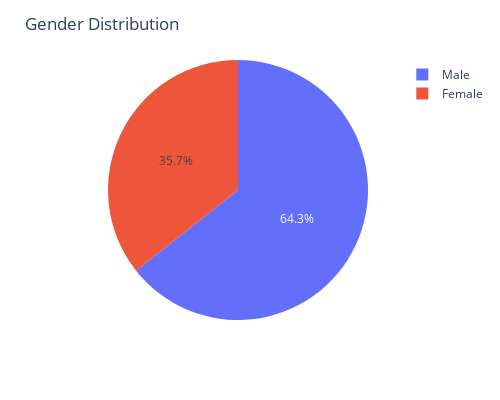

This figure's notebook cell:
### Code cell
fig = px.pie(values=data, names=data.index)
fig.update_layout(title_text = 'Gender Distribution', width=500, height = 400)

### Figure 1 — Plotly figure (JSON) as saved in the notebook; plotly's stock layout.template omitted (floating-point values rounded to 4 significant figures)
{"data": [{"domain": {"x": [0, 1], "y": [0, 1]}, "hovertemplate": "label=%{label}<br>value=%{value}<extra></extra>", "labels": ["Male", "Female"], "legendgroup": "", "name": "", "showlegend": true, "type": "pie", "values": [157, 87]}], "layout": {"height": 400, "legend": {"tracegroupgap": 0}, "margin": {"t": 60}, "title": {"text": "Gender Distribution"}, "width": 500}}
